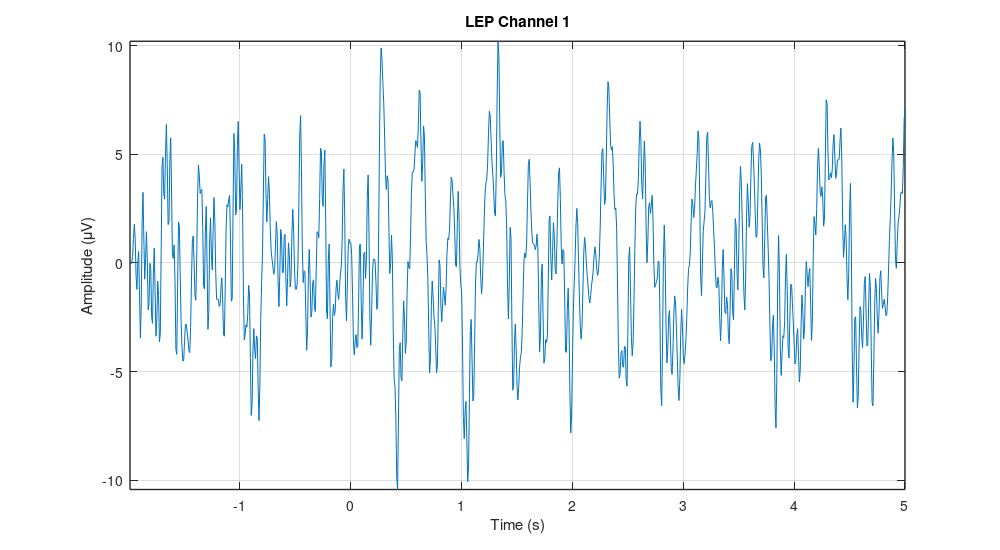
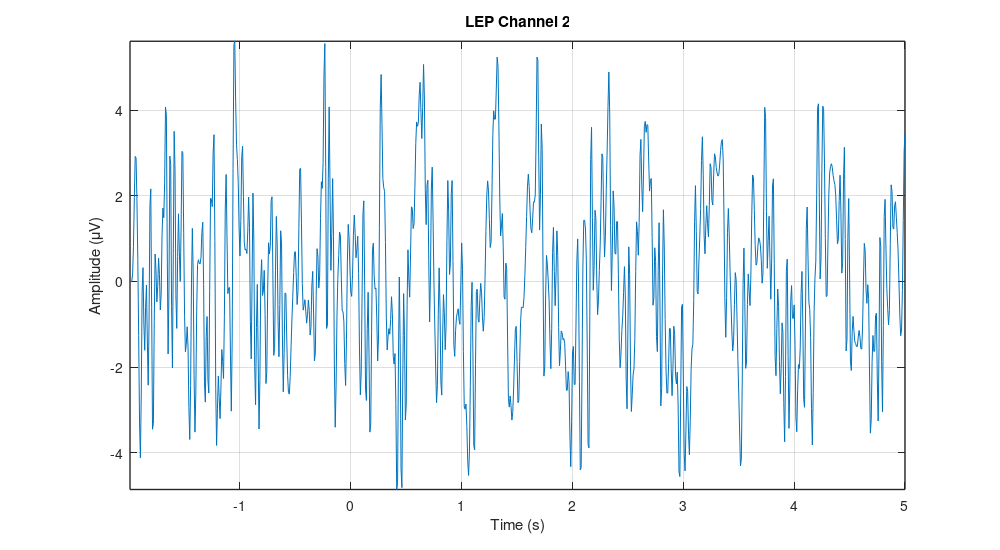
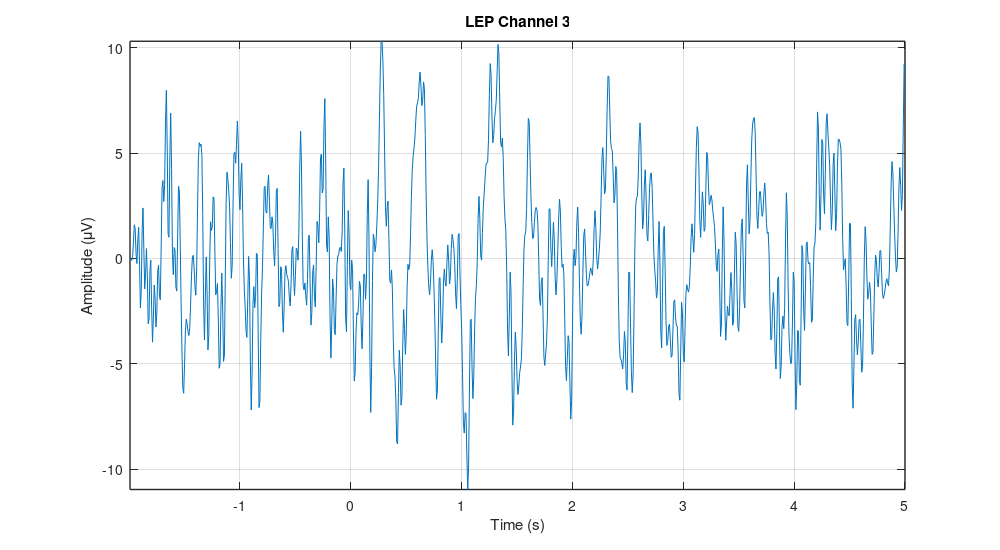
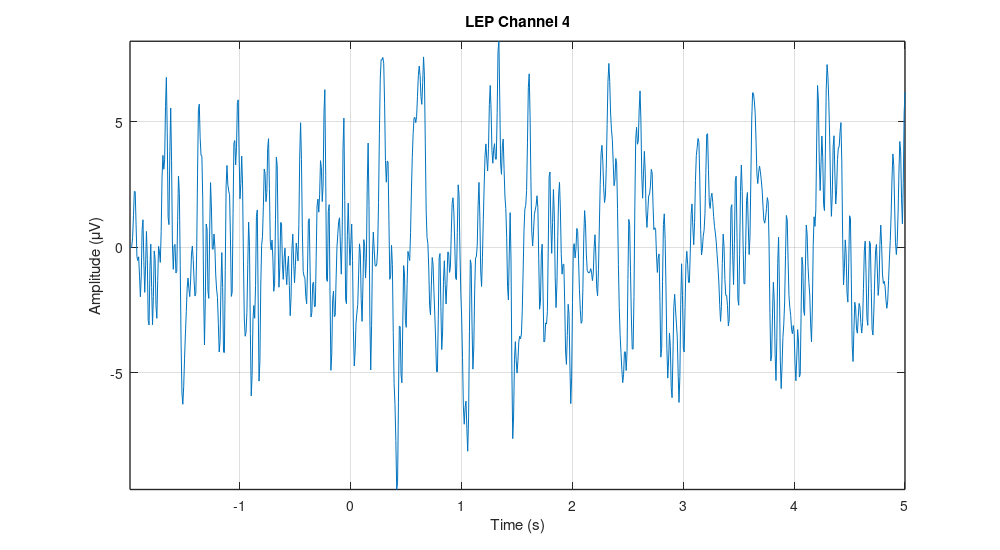

These figures' MATLAB source, in order:
clear all; 
close all;
%% ======================================================= %%
% ELEC 6081 Biomedical Signals and Systems
% Assignment 3_2
% by Sheshan Aaron, 11/2014

%% ============================2.1=========================== %%
% load and display signal
load assg3_lep

N = length(lep); %Number of samples
P = 7; % the number of features/variables

%display each channel seperately
for i=1:7
    figure
    plot(time, lep(:,i)); axis tight
    title(sprintf('LEP Channel %i', i)) 
    xlabel('Time (s)')
    ylabel('Amplitude (\muV)')
    set(gca, 'LineWidth', 1)
    grid on
    set(gcf, 'PaperPosition', [-0.5 -0.25 10 5.5]); %Position the plot further to the left and down. Extend the plot to fill entire paper.
    set(gcf, 'PaperSize', [5 5]); %Keep the same paper size
    %print(sprintf('2_1_lep_channel%i', i),'-dpng','-r300');
end

%% ============================2.2=========================== %%
% PCA Decompositon
[Z, mu, sigma] = zscore(lep); % standardize the input data to make it have zero mean and unit variance for each feature/variable
[COEFF,SCORE,latent] = princomp(Z);
% COEFF: a P x P matrix, each column containing coefficients for one principal component
% SCORE: a N x P matrix, each column being a principal component
% latent: a Px1 vector containing the eigenvalues of the covariance matrix of X 
% Scree plot 
figure
plot(latent,'o--')
xlabel('Number of Components')
ylabel('Eigenvalue')
title('Scree Plot')
grid on

set(gcf, 'PaperPosition', [-0.5 -0.25 10 5.5]); %Position the plot further to the left and down. Extend the plot to fill entire paper.
set(gcf, 'PaperSize', [5 5]); %Keep the same paper size
%print('2_2_scree_plot','-dpng','-r300');

%% ============================2.3=========================== %%
%reconstruct signal from one principal component
% Reconstruction

P_new = 1; % the new reduced dimension (P_new < P)
Z_rec = (SCORE(:,1:P_new)*COEFF(:,1:P_new)'); % reconstruct signals using P_new principal components
lep_rec = Z_rec .* (ones(N,1)*sigma) + (ones(N,1)*mu);% rescale the reconstructed data to the original scale

figure
for i=1:7 
    subplot(3,3,i)
    plot(time, lep(:,i), 'b'); axis tight
    hold on;
    plot(time, lep_rec(:,i),'r'); axis tight
    hold off;
    title(sprintf('Reconstructed LEP Channel %i', i)) 
    xlabel('Time (s)')
    ylabel('Amplitude (\muV)')    
    set(gca, 'LineWidth', 1)
    grid on
    set(gcf, 'PaperPosition', [-0.5 -0.25 10 5.5]); %Position the plot further to the left and down. Extend the plot to fill entire paper.
    set(gcf, 'PaperSize', [5 5]); %Keep the same paper size    
end
%print('2_3_rec_1_p_lep_channels','-dpng','-r300');

%% ============================2.4=========================== %%
%reconstruct signal from 3 and 5 principal component

% Reconstruction
%reconstruct signal from 3 principal component
P_new = 3; % the new reduced dimension (P_new < P)
Z_rec_3 = (SCORE(:,1:P_new)*COEFF(:,1:P_new)'); % reconstruct signals using P_new principal components
lep_rec_3 = Z_rec_3 .* (ones(N,1)*sigma) + (ones(N,1)*mu);% rescale the reconstructed data to the original scale

figure
for i=1:7 
    subplot(3,3,i)
    plot(time, lep(:,i), 'b'); axis tight
    hold on;
    plot(time, lep_rec_3(:,i),'r'); axis tight
    hold off;
    title(sprintf('Reconstructed LEP Channel %i', i)) 
    xlabel('Time (s)')
    ylabel('Amplitude (\muV)')    
    set(gca, 'LineWidth', 1)
    grid on
    set(gcf, 'PaperPosition', [-0.5 -0.25 10 5.5]); %Position the plot further to the left and down. Extend the plot to fill entire paper.
    set(gcf, 'PaperSize', [5 5]); %Keep the same paper size    
end
%print('2_3_rec_3_p_lep_channels','-dpng','-r300');

%reconstruct signal from 3 and 5 principal component
P_new = 5; % the new reduced dimension (P_new < P)
Z_rec_5 = (SCORE(:,1:P_new)*COEFF(:,1:P_new)'); % reconstruct signals using P_new principal components
lep_rec_5 = Z_rec_5 .* (ones(N,1)*sigma) + (ones(N,1)*mu);% rescale the reconstructed data to the original scale

figure
for i=1:7 
    subplot(3,3,i)
    plot(time, lep(:,i), 'b'); axis tight
    hold on;
    plot(time, lep_rec_5(:,i),'g'); axis tight
    hold off;
    title(sprintf('Reconstructed LEP Channel %i', i)) 
    xlabel('Time (s)')
    ylabel('Amplitude (\muV)')    
    set(gca, 'LineWidth', 1)
    grid on
    set(gcf, 'PaperPosition', [-0.5 -0.25 10 5.5]); %Position the plot further to the left and down. Extend the plot to fill entire paper.
    set(gcf, 'PaperSize', [5 5]); %Keep the same paper size    
end
%print('2_3_rec_5_p_lep_channels','-dpng','-r300');

figure
for i=1:7 
    subplot(3,3,i)
    plot(time, lep(:,i), 'b'); axis tight
    hold on;
    plot(time, lep_rec_3(:,i),'r'); axis tight
    plot(time, lep_rec_5(:,i),'g'); axis tight
    hold off;
    title(sprintf('Reconstructed LEP Channel %i', i)) 
    xlabel('Time (s)')
    ylabel('Amplitude (\muV)')    
    set(gca, 'LineWidth', 1)
    grid on
    set(gcf, 'PaperPosition', [-0.5 -0.25 10 5.5]); %Position the plot further to the left and down. Extend the plot to fill entire paper.
    set(gcf, 'PaperSize', [5 5]); %Keep the same paper size    
end
%print('2_3_rec_3_and_5_p_lep_channels','-dpng','-r300');
